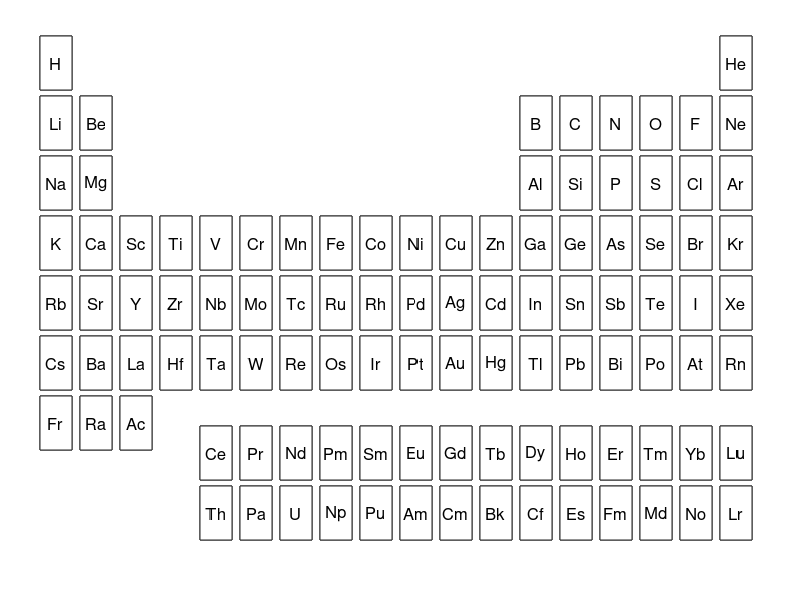

Write MATLAB code to recreate this figure.
%Add a figure that display the periodic table and the information will be
%returned when clicking at the element in the periodic table. 
function periodicTable2()
   % Create the main figure for the periodic table
    pt = figure('Name','Periodic Table','NumberTitle','off',"MenuBar", "None", ...
        'position',[300,300,700,400],'Color',[0.95 0.95 0.95]);
    % Create the table of elements in the periodic table
    CreateTable(pt);
    % Create elements in the table
    arrayfun(@CreateElement, get(pt,'Children'));
end

function CreateTable(pt)
    %  Create axes for each element and set their 'Tag' property
   axes('Parent',pt,'Position', [0.05 0.85 0.04 0.09],'Tag','H');
   axes('Parent',pt,'Position', [0.05 0.75 0.04 0.09],'Tag','Li');
   axes('Parent',pt,'Position', [0.05 0.65 0.04 0.09],'Tag','Na');
   axes('Parent',pt,'Position', [0.05 0.55 0.04 0.09],'Tag','K');
   axes('Parent',pt,'Position', [0.05 0.45 0.04 0.09],'Tag','Rb');
   axes('Parent',pt,'Position', [0.05 0.35 0.04 0.09],'Tag','Cs');
   axes('Parent',pt,'Position', [0.05 0.25 0.04 0.09],'Tag','Fr');
   axes('Parent',pt,'Position', [0.1 0.75 0.04 0.09],'Tag','Be');
   axes('Parent',pt,'Position', [0.1 0.65 0.04 0.09],'Tag','Mg');
   axes('Parent',pt,'Position', [0.1 0.55 0.04 0.09],'Tag','Ca');
   axes('Parent',pt,'Position', [0.1 0.45 0.04 0.09],'Tag','Sr');
   axes('Parent',pt,'Position', [0.1 0.35 0.04 0.09],'Tag','Ba');
   axes('Parent',pt,'Position', [0.1 0.25 0.04 0.09],'Tag','Ra');   
   axes('Parent',pt,'Position', [0.15 0.55 0.04 0.09],'Tag','Sc');
   axes('Parent',pt,'Position', [0.2 0.55 0.04 0.09],'Tag','Ti');
   axes('Parent',pt,'Position', [0.25 0.55 0.04 0.09],'Tag','V');
   axes('Parent',pt,'Position', [0.3 0.55 0.04 0.09],'Tag','Cr');
   axes('Parent',pt,'Position', [0.35 0.55 0.04 0.09],'Tag','Mn');
   axes('Parent',pt,'Position', [0.4 0.55 0.04 0.09],'Tag','Fe');   
   axes('Parent',pt,'Position', [0.45 0.55 0.04 0.09],'Tag','Co');
   axes('Parent',pt,'Position', [0.5 0.55 0.04 0.09],'Tag','Ni');
   axes('Parent',pt,'Position', [0.55 0.55 0.04 0.09],'Tag','Cu');
   axes('Parent',pt,'Position', [0.6 0.55 0.04 0.09],'Tag','Zn');
   axes('Parent',pt,'Position', [0.65 0.55 0.04 0.09],'Tag','Ga');
   axes('Parent',pt,'Position', [0.7 0.55 0.04 0.09],'Tag','Ge');
   axes('Parent',pt,'Position', [0.75 0.55 0.04 0.09],'Tag','As');
   axes('Parent',pt,'Position', [0.8 0.55 0.04 0.09],'Tag','Se');
   axes('Parent',pt,'Position', [0.85 0.55 0.04 0.09],'Tag','Br');
   axes('Parent',pt,'Position', [0.9 0.55 0.04 0.09],'Tag','Kr');   
   axes('Parent',pt,'Position', [0.15 0.45 0.04 0.09],'Tag','Y');
   axes('Parent',pt,'Position', [0.2 0.45 0.04 0.09],'Tag','Zr');
   axes('Parent',pt,'Position', [0.25 0.45 0.04 0.09],'Tag','Nb');
   axes('Parent',pt,'Position', [0.3 0.45 0.04 0.09],'Tag','Mo');
   axes('Parent',pt,'Position', [0.35 0.45 0.04 0.09],'Tag','Tc');
   axes('Parent',pt,'Position', [0.4 0.45 0.04 0.09],'Tag','Ru');   
   axes('Parent',pt,'Position', [0.45 0.45 0.04 0.09],'Tag','Rh');
   axes('Parent',pt,'Position', [0.5 0.45 0.04 0.09],'Tag','Pd');
   axes('Parent',pt,'Position', [0.55 0.45 0.04 0.09],'Tag','Ag');
   axes('Parent',pt,'Position', [0.6 0.45 0.04 0.09],'Tag','Cd');
   axes('Parent',pt,'Position', [0.65 0.45 0.04 0.09],'Tag','In');
   axes('Parent',pt,'Position', [0.7 0.45 0.04 0.09],'Tag','Sn');
   axes('Parent',pt,'Position', [0.75 0.45 0.04 0.09],'Tag','Sb');
   axes('Parent',pt,'Position', [0.8 0.45 0.04 0.09],'Tag','Te');
   axes('Parent',pt,'Position', [0.85 0.45 0.04 0.09],'Tag','I');
   axes('Parent',pt,'Position', [0.9 0.45 0.04 0.09],'Tag','Xe');
   axes('Parent',pt,'Position', [0.15 0.35 0.04 0.09],'Tag','La');
   axes('Parent',pt,'Position', [0.2 0.35 0.04 0.09],'Tag','Hf');
   axes('Parent',pt,'Position', [0.25 0.35 0.04 0.09],'Tag','Ta');
   axes('Parent',pt,'Position', [0.3 0.35 0.04 0.09],'Tag','W');
   axes('Parent',pt,'Position', [0.35 0.35 0.04 0.09],'Tag','Re');
   axes('Parent',pt,'Position', [0.4 0.35 0.04 0.09],'Tag','Os');   
   axes('Parent',pt,'Position', [0.45 0.35 0.04 0.09],'Tag','Ir');
   axes('Parent',pt,'Position', [0.5 0.35 0.04 0.09],'Tag','Pt');
   axes('Parent',pt,'Position', [0.55 0.35 0.04 0.09],'Tag','Au');
   axes('Parent',pt,'Position', [0.6 0.35 0.04 0.09],'Tag','Hg');
   axes('Parent',pt,'Position', [0.65 0.35 0.04 0.09],'Tag','Tl');
   axes('Parent',pt,'Position', [0.7 0.35 0.04 0.09],'Tag','Pb');
   axes('Parent',pt,'Position', [0.75 0.35 0.04 0.09],'Tag','Bi');
   axes('Parent',pt,'Position', [0.8 0.35 0.04 0.09],'Tag','Po');
   axes('Parent',pt,'Position', [0.85 0.35 0.04 0.09],'Tag','At');
   axes('Parent',pt,'Position', [0.9 0.35 0.04 0.09],'Tag','Rn');
   axes('Parent',pt,'Position', [0.15 0.25 0.04 0.09],'Tag','Ac');
   axes('Parent',pt,'Position', [0.65 0.75 0.04 0.09],'Tag','B');
   axes('Parent',pt,'Position', [0.7 0.75 0.04 0.09],'Tag','C');
   axes('Parent',pt,'Position', [0.75 0.75 0.04 0.09],'Tag','N');
   axes('Parent',pt,'Position', [0.8 0.75 0.04 0.09],'Tag','O');
   axes('Parent',pt,'Position', [0.85 0.75 0.04 0.09],'Tag','F');
   axes('Parent',pt,'Position', [0.9 0.75 0.04 0.09],'Tag','Ne');
   axes('Parent',pt,'Position', [0.65 0.65 0.04 0.09],'Tag','Al');
   axes('Parent',pt,'Position', [0.7 0.65 0.04 0.09],'Tag','Si');
   axes('Parent',pt,'Position', [0.75 0.65 0.04 0.09],'Tag','P');
   axes('Parent',pt,'Position', [0.8 0.65 0.04 0.09],'Tag','S');
   axes('Parent',pt,'Position', [0.85 0.65 0.04 0.09],'Tag','Cl');
   axes('Parent',pt,'Position', [0.9 0.65 0.04 0.09],'Tag','Ar');
   axes('Parent',pt,'Position', [0.9 0.85 0.04 0.09],'Tag','He');
   axes('Parent',pt,'Position', [0.25 0.2 0.04 0.09],'Tag','Ce');
   axes('Parent',pt,'Position', [0.3 0.2 0.04 0.09],'Tag','Pr');
   axes('Parent',pt,'Position', [0.35 0.2 0.04 0.09],'Tag','Nd');
   axes('Parent',pt,'Position', [0.4 0.2 0.04 0.09],'Tag','Pm');
   axes('Parent',pt,'Position', [0.45 0.2 0.04 0.09],'Tag','Sm');
   axes('Parent',pt,'Position', [0.5 0.2 0.04 0.09],'Tag','Eu');
   axes('Parent',pt,'Position', [0.55 0.2 0.04 0.09],'Tag','Gd');
   axes('Parent',pt,'Position', [0.6 0.2 0.04 0.09],'Tag','Tb');
   axes('Parent',pt,'Position', [0.65 0.2 0.04 0.09],'Tag','Dy');
   axes('Parent',pt,'Position', [0.7 0.2 0.04 0.09],'Tag','Ho');
   axes('Parent',pt,'Position', [0.75 0.2 0.04 0.09],'Tag','Er');
   axes('Parent',pt,'Position', [0.8 0.2 0.04 0.09],'Tag','Tm');
   axes('Parent',pt,'Position', [0.85 0.2 0.04 0.09],'Tag','Yb');
   axes('Parent',pt,'Position', [0.9 0.2 0.04 0.09],'Tag','Lu');  
   axes('Parent',pt,'Position', [0.25 0.1 0.04 0.09],'Tag','Th');
   axes('Parent',pt,'Position', [0.3 0.1 0.04 0.09],'Tag','Pa');
   axes('Parent',pt,'Position', [0.35 0.1 0.04 0.09],'Tag','U');
   axes('Parent',pt,'Position', [0.4 0.1 0.04 0.09],'Tag','Np');
   axes('Parent',pt,'Position', [0.45 0.1 0.04 0.09],'Tag','Pu');
   axes('Parent',pt,'Position', [0.5 0.1 0.04 0.09],'Tag','Am');
   axes('Parent',pt,'Position', [0.55 0.1 0.04 0.09],'Tag','Cm');
   axes('Parent',pt,'Position', [0.6 0.1 0.04 0.09],'Tag','Bk');
   axes('Parent',pt,'Position', [0.65 0.1 0.04 0.09],'Tag','Cf');
   axes('Parent',pt,'Position', [0.7 0.1 0.04 0.09],'Tag','Es');
   axes('Parent',pt,'Position', [0.75 0.1 0.04 0.09],'Tag','Fm');
   axes('Parent',pt,'Position', [0.8 0.1 0.04 0.09],'Tag','Md');
   axes('Parent',pt,'Position', [0.85 0.1 0.04 0.09],'Tag','No');
   axes('Parent',pt,'Position', [0.9 0.1 0.04 0.09],'Tag','Lr');
   % Copy the axes to create additional copies with the same propertie
    axesHandles = findall(pt, 'type', 'axes');
    for i = 1:numel(axesHandles)
        newAxes = copyobj(axesHandles(i), pt);
        set(newAxes, 'Position', get(axesHandles(i), 'Position'));
        set(newAxes, 'ButtonDownFcn', @Select_Callback); 
    end
    
end

function CreateElement(input_handle)
% Get the 'Tag' property to identify the chemical element
string = get(input_handle,'Tag');
% Customize the appearance of the element box
set(input_handle,'XTick',[],'YTick',[],'XLim',...
       [0 1],'YLim',[0 1],'Box','on','Color',[0.8 0.9 0.9]);
% Display the chemical symbol in the element box
text(0.5,0.5,string,'Parent',input_handle,'FontSize',12,'FontUnits','normalized',...
       'Units','normalized','HorizontalAlignment','center',...
       'VerticalAlignment','middle','HitTest','off')
end
function Select_Callback(src, ~)
% Highlight the selected element
    HighlightElement(src); 
%Display the information related to each elements. 
    Return(src); 
end

function HighlightElement(input_handle)
string = get(input_handle,'Tag');
% Change the background color to highlight the selected element
set(input_handle,'Color', [0 0.9 0])
end


